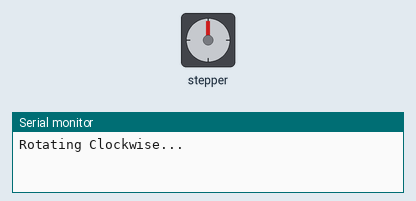
The sketch below on a simulated Arduino Uno, built with avr-gcc and run on an emulated ATmega328P. Parts: stepper motor, the last lines printed to the serial monitor. Stepper angles assume 2048 steps per turn.

Above: at 0.05 s.
At 3.05 s:
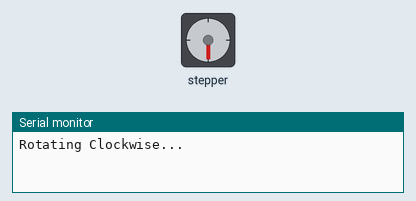
At 6.05 s:
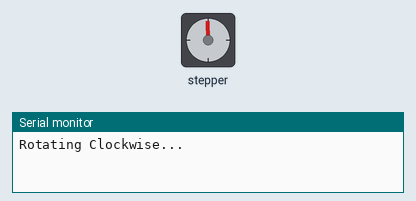
At 12.75 s:
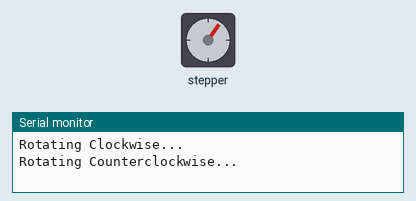
Timing chart, 0 to 18.3 s (numbered marks = the images above):
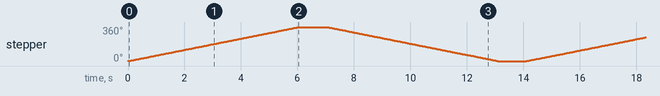

Measured:
- by itself, stepper: turns 360° clockwise in 6.0 s, then 360° counter-clockwise in 6.0 s, repeating every 14.1 s

The sketch:

sketch_mar15c.ino
```cpp
#include <Stepper.h>

// Define the number of steps per revolution (change this based on your motor)
#define STEPS_PER_REV 2048

// Define the pins for the stepper motor driver (ULN2003)
#define IN1 11
#define IN2 10
#define IN3 9
#define IN4 8

// Initialize the stepper library on the defined pins
Stepper stepper(STEPS_PER_REV, IN1, IN3, IN2, IN4);

void setup() {
    stepper.setSpeed(10);  // Set motor speed (RPM)
    Serial.begin(9600);
}

void loop() {
    Serial.println("Rotating Clockwise...");
    stepper.step(STEPS_PER_REV);  // Rotate one full revolution clockwise
    delay(1000);

    Serial.println("Rotating Counterclockwise...");
    stepper.step(-STEPS_PER_REV); // Rotate one full revolution counterclockwise
    delay(1000);
}
```
